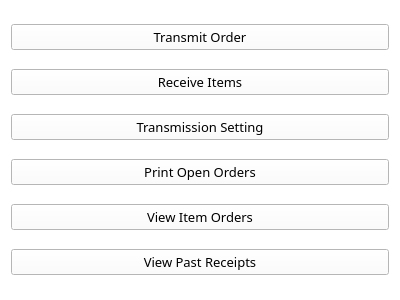
<?xml version="1.0" encoding="UTF-8"?>
<ui version="4.0">
 <class>EDI</class>
 <widget class="QWidget" name="EDI">
  <property name="geometry">
   <rect>
    <x>0</x>
    <y>0</y>
    <width>400</width>
    <height>300</height>
   </rect>
  </property>
  <property name="windowTitle">
   <string>Form</string>
  </property>
  <property name="styleSheet">
   <string notr="true">background-color:white;
color:black;
font: 300 10pt &quot;Segoe UI Light&quot;;</string>
  </property>
  <layout class="QVBoxLayout" name="verticalLayout">
   <item>
    <widget class="QPushButton" name="pushButton_6">
     <property name="font">
      <font>
       <family>Segoe UI Light</family>
       <pointsize>10</pointsize>
       <italic>false</italic>
       <bold>false</bold>
      </font>
     </property>
     <property name="text">
      <string>Transmit Order</string>
     </property>
    </widget>
   </item>
   <item>
    <widget class="QPushButton" name="pushButton_2">
     <property name="font">
      <font>
       <family>Segoe UI Light</family>
       <pointsize>10</pointsize>
       <italic>false</italic>
       <bold>false</bold>
      </font>
     </property>
     <property name="text">
      <string>Receive Items</string>
     </property>
    </widget>
   </item>
   <item>
    <widget class="QPushButton" name="pushButton_3">
     <property name="font">
      <font>
       <family>Segoe UI Light</family>
       <pointsize>10</pointsize>
       <italic>false</italic>
       <bold>false</bold>
      </font>
     </property>
     <property name="text">
      <string>Transmission Setting</string>
     </property>
    </widget>
   </item>
   <item>
    <widget class="QPushButton" name="pushButton">
     <property name="font">
      <font>
       <family>Segoe UI Light</family>
       <pointsize>10</pointsize>
       <italic>false</italic>
       <bold>false</bold>
      </font>
     </property>
     <property name="text">
      <string>Print Open Orders</string>
     </property>
    </widget>
   </item>
   <item>
    <widget class="QPushButton" name="pushButton_4">
     <property name="font">
      <font>
       <family>Segoe UI Light</family>
       <pointsize>10</pointsize>
       <italic>false</italic>
       <bold>false</bold>
      </font>
     </property>
     <property name="text">
      <string>View Item Orders</string>
     </property>
    </widget>
   </item>
   <item>
    <widget class="QPushButton" name="pushButton_5">
     <property name="font">
      <font>
       <family>Segoe UI Light</family>
       <pointsize>10</pointsize>
       <italic>false</italic>
       <bold>false</bold>
      </font>
     </property>
     <property name="text">
      <string>View Past Receipts</string>
     </property>
    </widget>
   </item>
  </layout>
 </widget>
 <resources/>
 <connections/>
</ui>
